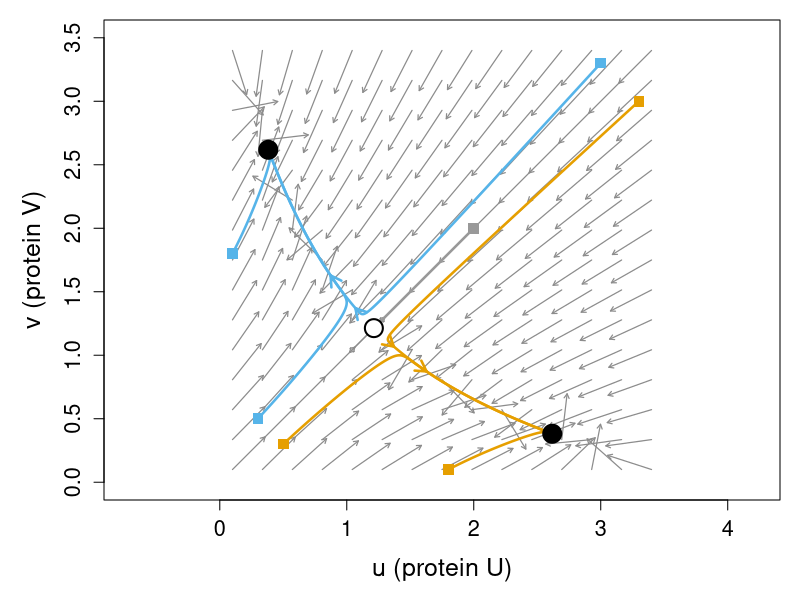
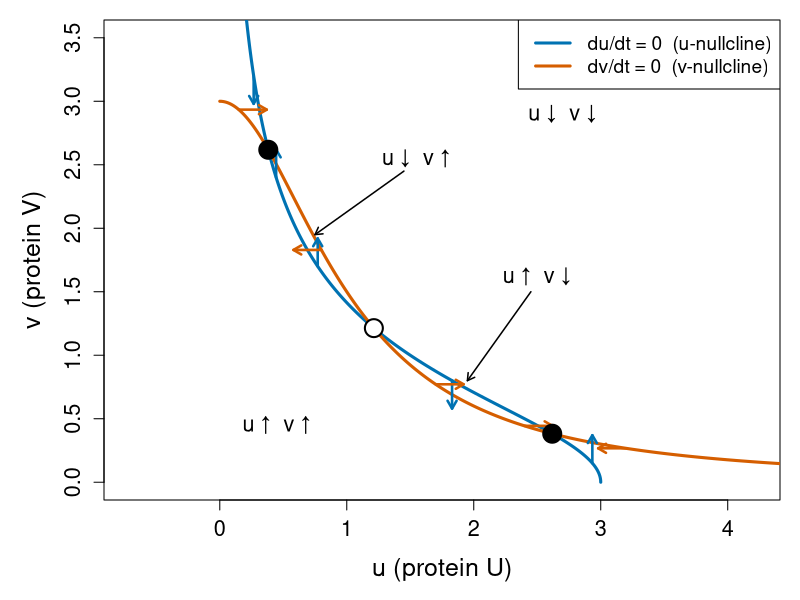
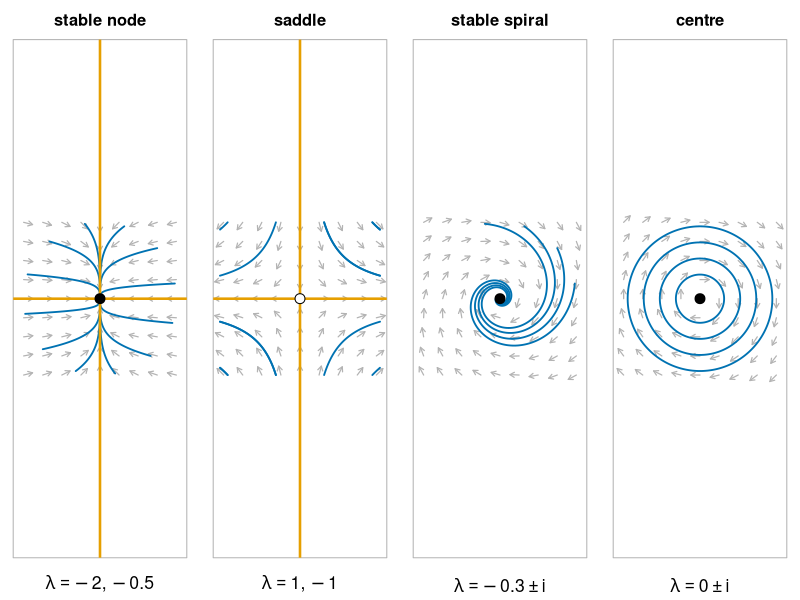
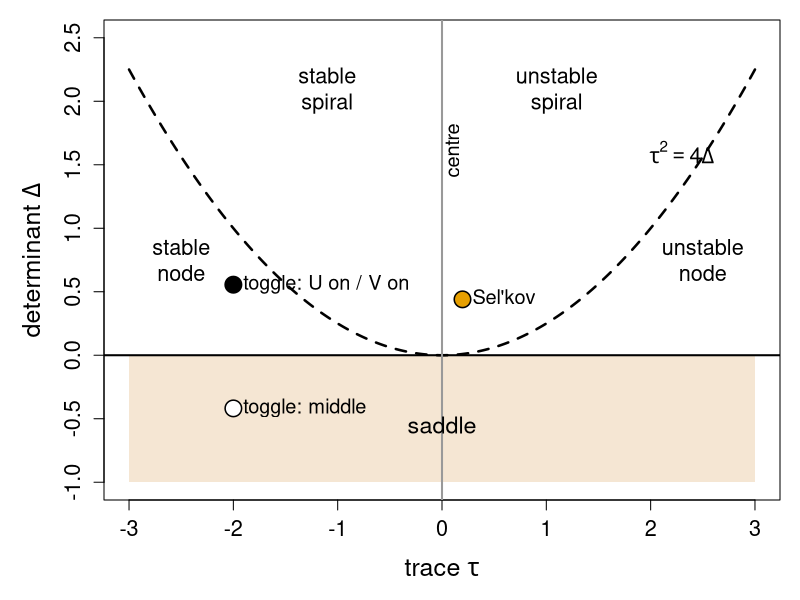
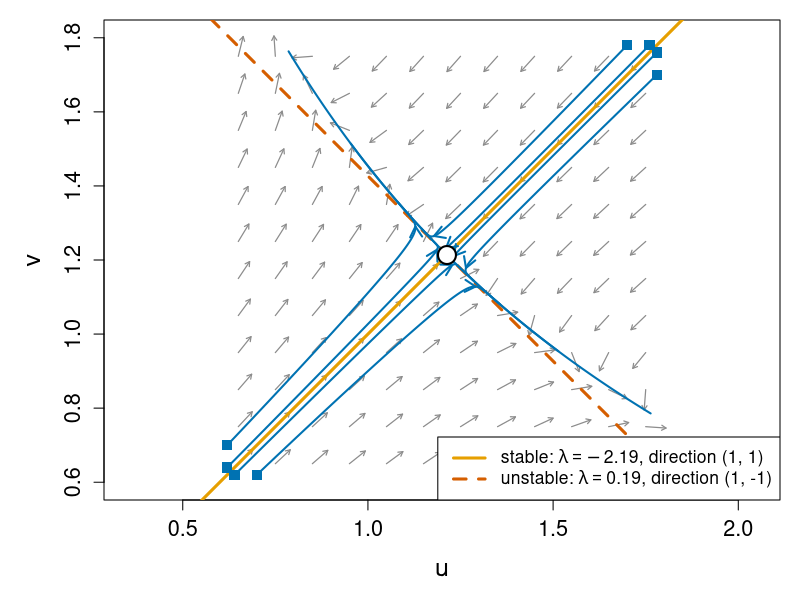
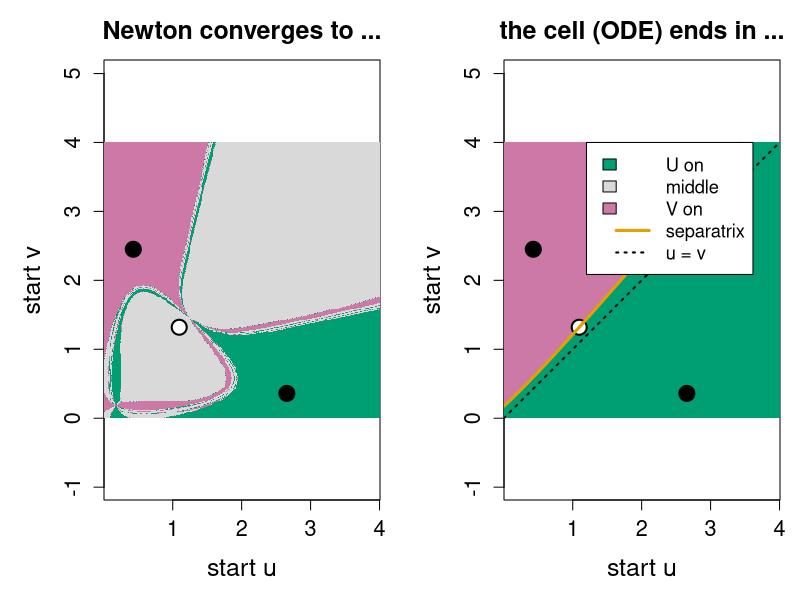
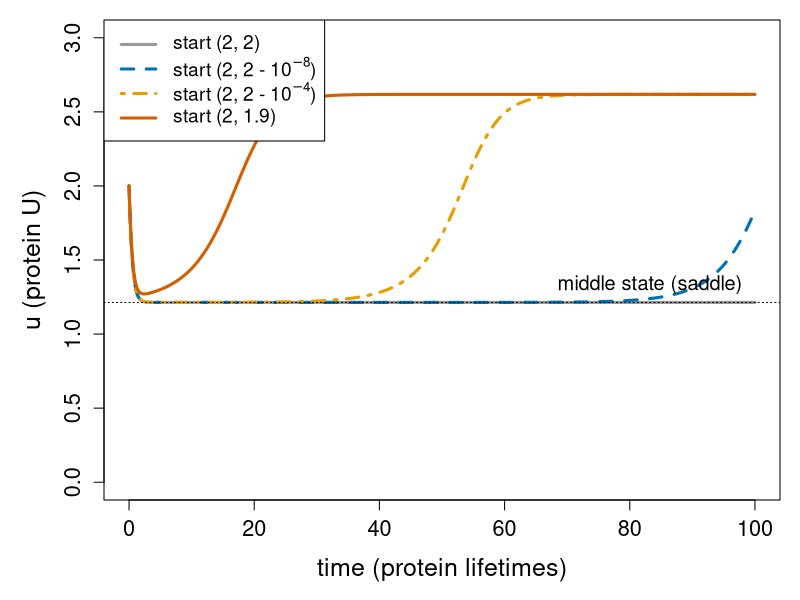
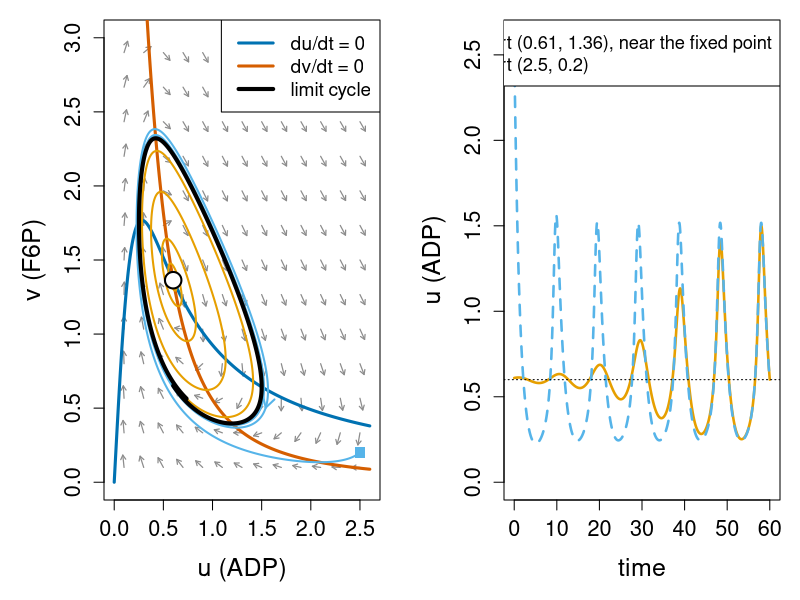

These charts were generated, in order, by the following R code:
# Figures for the phase-plane/ unit ("Equilibria, stability and the phase plane").
#
# Re-run by hand from this folder (it is NOT run by `quarto render`):
#   cd phase-plane && Rscript make-phase-plane-figs.R
#
# Base R graphics only (grDevices::svg) plus deSolve for trajectories.
# Colours are Okabe-Ito (colour-blind safe).
# Running examples:
#   toggle switch  du/dt = alpha/(1+v^2) - u, dv/dt = alpha/(1+u^2) - v, alpha = 3
#                  (defined in newton-systems; steady states (2.618, 0.382),
#                  (1.213, 1.213), (0.382, 2.618))
#   biased toggle  as above with alpha_u = 3, alpha_v = 2.9
#   Sel'kov glycolysis  du/dt = -u + a v + u^2 v, dv/dt = b - a v - u^2 v,
#                  a = 0.08, b = 0.6 (limit cycle)
# Makes:
#   fig01-vector-field.svg   toggle: arrows of the flow, trajectories, steady states
#   fig02-nullclines.svg     toggle: nullclines, flow direction on them and between them
#   fig03-linear-zoo.svg     node, saddle, spiral, centre for linear 2x2 systems
#   fig04-trace-det.svg      the trace-determinant plane with our steady states
#   fig05-saddle.svg         zoom on the middle state: eigenvectors and trajectories
#   fig06-separatrix.svg     biased toggle: Newton basins vs ODE basins + separatrix
#   fig07-saddle-slow.svg    time courses from starts on / near the stable manifold
#   fig08-selkov.svg         Sel'kov: phase plane with limit cycle, and u(t)
#   fig09-bifurcation.svg    toggle: steady states and eigenvalues vs alpha

library(deSolve)

oi <- c(orange = "#E69F00", sky = "#56B4E9", green = "#009E73",
        yellow = "#F0E442", blue = "#0072B2", red = "#D55E00",
        purple = "#CC79A7", grey = "#999999")
big <- function() par(cex.lab = 1.5, cex.axis = 1.3, cex.main = 1.5)

alpha <- 3
tog <- function(t, x, p, au = alpha, av = alpha)
  list(c(au / (1 + x[2]^2) - x[1], av / (1 + x[1]^2) - x[2]))
Jt <- function(x, au = alpha, av = alpha) {
  u <- x[1]; v <- x[2]
  matrix(c(-1, -2 * au * v / (1 + v^2)^2, -2 * av * u / (1 + u^2)^2, -1), 2, byrow = TRUE)
}
x_hi  <- c((3 + sqrt(5)) / 2, (3 - sqrt(5)) / 2)
x_lo  <- rev(x_hi)
x_mid <- rep(uniroot(function(u) u^3 + u - 3, c(0, 3), tol = 1e-15)$root, 2)

# normalised arrows of a vector field f(u, v) -> list(du, dv) on a grid
field <- function(f, ur, vr, nx = 15, len = 0.11, col = "grey55") {
  g <- expand.grid(u = seq(ur[1], ur[2], length.out = nx),
                   v = seq(vr[1], vr[2], length.out = nx))
  d <- f(g$u, g$v); s <- sqrt(d[[1]]^2 + d[[2]]^2); s[s == 0] <- 1
  sc <- len * diff(ur)
  arrows(g$u, g$v, g$u + sc * d[[1]] / s, g$v + sc * d[[2]] / s,
         length = 0.05, col = col, lwd = 1.2)
}
ftog <- function(u, v) list(alpha / (1 + v^2) - u, alpha / (1 + u^2) - v)
nullcl <- function(au = alpha, av = alpha, lwd = 3) {
  s <- seq(0, 5, length.out = 400)
  lines(au / (1 + s^2), s, col = oi["blue"], lwd = lwd)   # du/dt = 0
  lines(s, av / (1 + s^2), col = oi["red"], lwd = lwd)    # dv/dt = 0
}
states <- function(cex = 2.4) {
  points(rbind(x_hi, x_lo), pch = 21, bg = "black", cex = cex, lwd = 2)
  points(x_mid[1], x_mid[2], pch = 21, bg = "white", cex = cex, lwd = 2)
}
traj <- function(func, y0, tmax, col, lwd = 2.5, dt = 0.02, ...) {
  o <- ode(y0, seq(0, tmax, by = dt), func, NULL, ...)
  lines(o[, 2], o[, 3], col = col, lwd = lwd)
  k <- nrow(o) %/% 6
  arrows(o[k, 2], o[k, 3], o[k + 1, 2], o[k + 1, 3], length = 0.12, col = col, lwd = lwd)
  points(y0[1], y0[2], pch = 15, col = col, cex = 1.4)
  invisible(o)
}

## ---- fig01: vector field and trajectories ---------------------------------
svg("fig01-vector-field.svg", width = 7.5, height = 6.5)
par(mar = c(5, 5.2, 1, 1)); big()
plot(NA, xlim = c(0, 3.5), ylim = c(0, 3.5), xlab = "u (protein U)",
     ylab = "v (protein V)", asp = 1)
field(ftog, c(0.1, 3.4), c(0.1, 3.4))
starts <- list(c(0.5, 0.3), c(0.3, 0.5), c(3.3, 3.0), c(3.0, 3.3), c(0.1, 1.8),
               c(1.8, 0.1), c(2.0, 2.0))
cl <- c(oi["orange"], oi["sky"], oi["orange"], oi["sky"], oi["sky"], oi["orange"], oi["grey"])
for (i in seq_along(starts)) traj(tog, starts[[i]], 30, cl[i])
states()
dev.off()

## ---- fig02: nullclines ----------------------------------------------------
svg("fig02-nullclines.svg", width = 7.5, height = 6.5)
par(mar = c(5, 5.2, 1, 1)); big()
plot(NA, xlim = c(0, 3.5), ylim = c(0, 3.5), xlab = "u (protein U)",
     ylab = "v (protein V)", asp = 1)
nullcl()
# on the u-nullcline the flow is vertical, on the v-nullcline horizontal
for (vv in c(0.15, 0.8, 1.7, 2.4, 3.2)) {
  uu <- alpha / (1 + vv^2); d <- sign(alpha / (1 + uu^2) - vv)
  arrows(uu, vv, uu, vv + 0.22 * d, length = 0.09, lwd = 2.5, col = oi["blue"])
}
for (uu in c(0.15, 0.8, 1.7, 2.4, 3.2)) {
  vv <- alpha / (1 + uu^2); d <- sign(alpha / (1 + vv^2) - uu)
  arrows(uu, vv, uu + 0.22 * d, vv, length = 0.09, lwd = 2.5, col = oi["red"])
}
states()
text(0.45, 0.45, "u ↑  v ↑", cex = 1.3)
text(2.7, 2.9, "u ↓  v ↓", cex = 1.3)
# the two thin lenses between the curves
arrows(2.45, 1.5, 1.95, 0.8, length = 0.08, lwd = 1.5)
text(2.5, 1.62, "u \u2191  v \u2193", cex = 1.3)
arrows(1.45, 2.45, 0.75, 1.95, length = 0.08, lwd = 1.5)
text(1.55, 2.55, "u \u2193  v \u2191", cex = 1.3)
legend("topright", c("du/dt = 0  (u-nullcline)", "dv/dt = 0  (v-nullcline)"),
       col = c(oi["blue"], oi["red"]), lwd = 3, cex = 1.15, bg = "white")
dev.off()

## ---- fig03: the zoo of linear systems -------------------------------------
lin <- function(A) function(t, x, p) list(as.vector(A %*% x))
zoo <- list(
  list(A = matrix(c(-2, 0, 0, -0.5), 2), main = "stable node",
       sub = expression(lambda == -2 * "," ~ -0.5)),
  list(A = matrix(c(1, 0, 0, -1), 2), main = "saddle",
       sub = expression(lambda == 1 * "," ~ -1)),
  list(A = matrix(c(-0.3, -1, 1, -0.3), 2), main = "stable spiral",
       sub = expression(lambda == -0.3 %+-% i)),
  list(A = matrix(c(0, -1, 1, 0), 2), main = "centre",
       sub = expression(lambda == 0 %+-% i)))
svg("fig03-linear-zoo.svg", width = 13, height = 3.9)
par(mfrow = c(1, 4), mar = c(3.2, 1, 3, 1)); big()
for (z in zoo) {
  plot(NA, xlim = c(-1, 1), ylim = c(-1, 1), asp = 1, axes = FALSE, xlab = "", ylab = "",
       main = z$main)
  box(col = "grey70"); title(sub = z$sub, line = 1.8, cex.sub = 1.6)
  field(function(u, v) list(z$A[1, 1] * u + z$A[1, 2] * v, z$A[2, 1] * u + z$A[2, 2] * v),
        c(-0.95, 0.95), c(-0.95, 0.95), nx = 9, len = 0.06, col = "grey70")
  ang <- seq(0, 2 * pi, length.out = 13)[-13] + 0.2
  for (k in seq_along(ang)) {
    y0 <- 0.95 * c(cos(ang[k]), sin(ang[k]))
    if (z$main == "saddle") y0 <- c(c(-0.9, -0.3, 0.3, 0.9)[(k - 1) %% 4 + 1], ifelse(k > 6, 0.95, -0.95))
    if (z$main == "centre") y0 <- c(0.1 + 0.2 * k, 0)
    if (z$main %in% c("stable spiral", "centre") && k > 4) next
    o <- ode(y0, seq(0, ifelse(z$main == "centre", 6.3, 12), by = 0.02), lin(z$A), NULL)
    keep <- abs(o[, 2]) <= 1 & abs(o[, 3]) <= 1
    lines(o[keep, 2], o[keep, 3], col = oi["blue"], lwd = 1.8)
  }
  if (z$main %in% c("stable node", "saddle")) {
    abline(h = 0, lwd = 2.5, col = oi["orange"]); abline(v = 0, lwd = 2.5, col = oi["orange"])
  }
  points(0, 0, pch = 21, bg = if (z$main == "saddle") "white" else "black", cex = 2)
}
dev.off()

## ---- fig04: trace-determinant plane -------------------------------------
Jsel <- function(x, a = 0.08) {
  u <- x[1]; v <- x[2]
  matrix(c(-1 + 2 * u * v, a + u^2, -2 * u * v, -(a + u^2)), 2, byrow = TRUE)
}
sel_fp <- c(0.6, 0.6 / (0.08 + 0.36))
svg("fig04-trace-det.svg", width = 8, height = 6)
par(mar = c(5, 5.2, 1, 1)); big()
plot(NA, xlim = c(-3, 3), ylim = c(-1, 2.5), xlab = expression("trace " * tau),
     ylab = expression("determinant " * Delta))
tt <- seq(-3, 3, length.out = 300)
polygon(c(-3, 3, 3, -3), c(-1, -1, 0, 0), col = "#F5E6D3", border = NA)
lines(tt, tt^2 / 4, lwd = 2.5, lty = 2)
abline(h = 0, lwd = 2); abline(v = 0, lwd = 2, col = oi["grey"])
text(0, -0.55, "saddle", cex = 1.4)
text(-2.5, 0.75, "stable\nnode", cex = 1.3)
text(2.5, 0.75, "unstable\nnode", cex = 1.3)
text(-1.1, 2.1, "stable\nspiral", cex = 1.3)
text(1.1, 2.1, "unstable\nspiral", cex = 1.3)
text(0.1, 1.4, "centre", cex = 1.2, srt = 90, adj = 0)
text(2.3, 1.6, expression(tau^2 == 4 * Delta), cex = 1.3)
pt <- function(A, col, lab, pos) {
  p <- c(sum(diag(A)), det(A)); points(p[1], p[2], pch = 21, bg = col, cex = 2.2, lwd = 1.5)
  text(p[1], p[2], lab, pos = pos, cex = 1.2)
}
pt(Jt(x_hi), "black", "toggle: U on / V on", 4)
pt(Jt(x_mid), "white", "toggle: middle", 4)
pt(Jsel(sel_fp), oi["orange"], "Sel'kov", 4)
dev.off()

## ---- fig05: the saddle up close ----------------------------------------
e <- eigen(Jt(x_mid))
svg("fig05-saddle.svg", width = 7, height = 6.5)
par(mar = c(5, 5.2, 1, 1)); big()
plot(NA, xlim = c(0.6, 1.8), ylim = c(0.6, 1.8), xlab = "u", ylab = "v", asp = 1)
field(ftog, c(0.65, 1.75), c(0.65, 1.75), nx = 12, len = 0.05)
abline(a = 0, b = 1, col = oi["orange"], lwd = 3)                         # stable (1, 1)
abline(a = 2 * x_mid[1], b = -1, col = oi["red"], lwd = 3, lty = 2)      # unstable (1, -1)
for (y0 in list(c(0.62, 0.70), c(0.70, 0.62), c(1.78, 1.70), c(1.70, 1.78),
                c(0.62, 0.64), c(0.64, 0.62), c(1.78, 1.76), c(1.76, 1.78)))
  traj(tog, y0, 12, oi["blue"], lwd = 2)
points(x_mid[1], x_mid[2], pch = 21, bg = "white", cex = 2.4, lwd = 2)
legend("bottomright", c(expression("stable: " * lambda == -2.19 * ", direction (1, 1)"),
                        expression("unstable: " * lambda == 0.19 * ", direction (1, -1)")),
       col = c(oi["orange"], oi["red"]), lwd = 3, lty = c(1, 2), cex = 1.05, bg = "white")
dev.off()

## ---- fig06: biased toggle: Newton basins vs ODE basins + separatrix -------
au <- 3; av <- 2.9
F2 <- function(x) tog(0, x, NULL, au, av)[[1]]
newt <- function(x) { for (k in 1:50) x <- x + solve(Jt(x, au, av), -F2(x)); x }
s_hi <- newt(c(3, 0.3)); s_mid <- newt(c(1.1, 1.3)); s_lo <- newt(c(0.4, 2.5))
g <- seq(0.01, 4, length.out = 300)
U <- matrix(rep(g, times = length(g)), length(g)); V <- matrix(rep(g, each = length(g)), length(g))
u <- U; v <- V
for (k in 1:60) {                         # vectorised Newton, Cramer's rule
  f1 <- au / (1 + v^2) - u; f2 <- av / (1 + u^2) - v
  b <- -2 * au * v / (1 + v^2)^2; c <- -2 * av * u / (1 + u^2)^2
  dt <- 1 - b * c
  du <- (f1 + b * f2) / dt; dv <- (c * f1 + f2) / dt
  u <- u + du; v <- v + dv
}
cls <- function(u, v) {
  out <- matrix(4, nrow(u), ncol(u)); ok <- is.finite(u) & is.finite(v)
  out[ok & abs(u - s_hi[1]) + abs(v - s_hi[2]) < 1e-6] <- 1
  out[ok & abs(u - s_mid[1]) + abs(v - s_mid[2]) < 1e-6] <- 2
  out[ok & abs(u - s_lo[1]) + abs(v - s_lo[2]) < 1e-6] <- 3
  out
}
Bn <- cls(u, v)
u <- U; v <- V
rk <- function(u, v) list(au / (1 + v^2) - u, av / (1 + u^2) - v)
h <- 0.05
for (k in 1:2000) {                        # vectorised RK4 to t = 100
  k1 <- rk(u, v); k2 <- rk(u + h / 2 * k1[[1]], v + h / 2 * k1[[2]])
  k3 <- rk(u + h / 2 * k2[[1]], v + h / 2 * k2[[2]]); k4 <- rk(u + h * k3[[1]], v + h * k3[[2]])
  u <- u + h / 6 * (k1[[1]] + 2 * k2[[1]] + 2 * k3[[1]] + k4[[1]])
  v <- v + h / 6 * (k1[[2]] + 2 * k2[[2]] + 2 * k3[[2]] + k4[[2]])
}
Bo <- ifelse(u > v, 1, 3)
es <- eigen(Jt(s_mid, au, av)); vs <- es$vectors[, es$values < 0]
sep <- rbind(ode(s_mid + 1e-6 * vs, seq(0, -7.5, by = -0.005), tog, NULL, au = au, av = av)[, 2:3],
             ode(s_mid - 1e-6 * vs, seq(0, -7.5, by = -0.005), tog, NULL, au = au, av = av)[, 2:3])
cols <- c(oi["green"], "grey85", oi["purple"], "black")
svg("fig06-separatrix.svg", width = 12, height = 5.8)
par(mfrow = c(1, 2), mar = c(5, 5.2, 3, 1)); big()
for (B in list(list(Bn, "Newton converges to ..."), list(Bo, "the cell (ODE) ends in ..."))) {
  image(g, g, B[[1]], col = cols, breaks = 0.5:4.5, xlab = "start u", ylab = "start v",
        main = B[[2]], asp = 1, useRaster = TRUE)
  points(rbind(s_hi, s_lo), pch = 21, bg = "black", cex = 2, lwd = 2)
  points(s_mid[1], s_mid[2], pch = 21, bg = "white", cex = 2, lwd = 2)
}
ord <- order(sep[, 1]); sep <- sep[ord, ]
sep <- sep[sep[, 1] >= 0 & sep[, 1] <= 4 & sep[, 2] >= 0 & sep[, 2] <= 4, ]
lines(sep, lwd = 3, col = oi["orange"])
segments(0, 0, 4, 4, lty = 3, lwd = 2)
legend(1.2, 4, c("U on", "middle", "V on", "separatrix", "u = v"), fill = c(cols[1:3], NA, NA),
       border = c("black", "black", "black", NA, NA), lty = c(NA, NA, NA, 1, 3),
       lwd = c(NA, NA, NA, 3, 2), col = c(NA, NA, NA, oi["orange"], "black"), cex = 1.1, bg = "white")
dev.off()
cat("biased toggle, Newton shares (U on, mid, V on, fail):", round(tabulate(Bn, 4) / length(Bn), 3), "\n")
cat("biased toggle, ODE shares (U on, V on):", round(c(mean(Bo == 1), mean(Bo == 3)), 3), "\n")

## ---- fig07: slow passage near the saddle ----------------------------------
svg("fig07-saddle-slow.svg", width = 9, height = 5.2)
par(mar = c(5, 5.2, 1, 1)); big()
tt <- seq(0, 100, by = 0.05)
plot(NA, xlim = c(0, 100), ylim = c(0, 3), xlab = "time (protein lifetimes)", ylab = "u (protein U)")
eps <- c(0, 1e-8, 1e-4, 1e-1)
lt <- c(1, 2, 4, 1)
cc <- c(oi["grey"], oi["blue"], oi["orange"], oi["red"])
for (i in seq_along(eps)) {
  o <- ode(c(2, 2 - eps[i]), tt, tog, NULL, rtol = 1e-10, atol = 1e-12)
  lines(o[, 1], o[, 2], lwd = 3, col = cc[i], lty = lt[i])
}
abline(h = x_mid[1], lty = 3)
text(98, x_mid[1] + 0.12, "middle state (saddle)", adj = 1, cex = 1.2)
legend("topleft", c("start (2, 2)", expression("start (2, 2 - " * 10^-8 * ")"),
                    expression("start (2, 2 - " * 10^-4 * ")"), "start (2, 1.9)"),
       col = cc, lty = lt, lwd = 3, cex = 1.15, bg = "white")
dev.off()

## ---- fig08: Sel'kov limit cycle -------------------------------------------
a <- 0.08; b <- 0.6
selkov <- function(t, x, p) list(c(-x[1] + a * x[2] + x[1]^2 * x[2], b - a * x[2] - x[1]^2 * x[2]))
fsel <- function(u, v) list(-u + a * v + u^2 * v, b - a * v - u^2 * v)
svg("fig08-selkov.svg", width = 13, height = 5.6)
par(mfrow = c(1, 2), mar = c(5, 5.2, 1, 1)); big()
plot(NA, xlim = c(0, 2.6), ylim = c(0, 3), xlab = "u (ADP)", ylab = "v (F6P)")
field(fsel, c(0.1, 2.5), c(0.1, 2.9), nx = 13, len = 0.035)
s <- seq(0, 2.6, length.out = 400)
lines(s, s / (a + s^2), col = oi["blue"], lwd = 3)
lines(s, b / (a + s^2), col = oi["red"], lwd = 3)
o1 <- traj(selkov, c(0.61, 1.36), 60, oi["orange"], lwd = 2, dt = 0.01)
o2 <- traj(selkov, c(2.5, 0.2), 60, oi["sky"], lwd = 2, dt = 0.01)
lc <- o1[o1[, 1] > 50, ]
lines(lc[, 2], lc[, 3], lwd = 4)
points(b, b / (a + b^2), pch = 21, bg = "white", cex = 2.2, lwd = 2)
legend("topright", c("du/dt = 0", "dv/dt = 0", "limit cycle"), col = c(oi["blue"], oi["red"], "black"),
       lwd = c(3, 3, 4), cex = 1.15, bg = "white")
plot(o1[, 1], o1[, 2], type = "l", lwd = 2.5, col = oi["orange"], xlab = "time",
     ylab = "u (ADP)", ylim = c(0, 2.6))
lines(o2[, 1], o2[, 2], lwd = 2.5, col = oi["sky"], lty = 2)
abline(h = b, lty = 3)
legend("topright", c("start (0.61, 1.36), near the fixed point", "start (2.5, 0.2)"),
       col = c(oi["orange"], oi["sky"]), lty = c(1, 2), lwd = 2.5, cex = 1.1, bg = "white")
dev.off()

## ---- fig09: bifurcation diagram in alpha ---------------------------------
al <- seq(1, 4, length.out = 400)
smid <- sapply(al, function(A) uniroot(function(s) s^3 + s - A, c(0, 3), tol = 1e-13)$root)
gmid <- 2 * smid^2 / (1 + smid^2)                    # off-diagonal size at u = v = s
ab <- al[al >= 2]
uhi <- (ab + sqrt(ab^2 - 4)) / 2; ulo <- (ab - sqrt(ab^2 - 4)) / 2
svg("fig09-bifurcation.svg", width = 13, height = 5.4)
par(mfrow = c(1, 2), mar = c(5, 5.2, 1, 1)); big()
plot(NA, xlim = c(1, 4), ylim = c(0, 3.8), xlab = expression("promoter strength " * alpha),
     ylab = "u at steady state")
lines(al[al <= 2], smid[al <= 2], lwd = 4)
lines(al[al >= 2], smid[al >= 2], lwd = 3, lty = 2)
lines(ab, uhi, lwd = 4, col = oi["green"]); lines(ab, ulo, lwd = 4, col = oi["purple"])
abline(v = 3, lty = 3, col = oi["grey"])
text(3.95, 3.55, "U on", adj = 1, cex = 1.3, col = oi["green"])
text(3.95, 0.05, "V on", adj = 1, cex = 1.3, col = oi["purple"])
text(3.95, 1.6, "middle (unstable)", adj = 1, cex = 1.3)
text(2, 0.5, expression(alpha == 2), cex = 1.3)
legend("topleft", c("stable", "unstable"), lty = c(1, 2), lwd = c(4, 3), cex = 1.2, bg = "white")
plot(NA, xlim = c(1, 4), ylim = c(-0.6, 0.4), xlab = expression("promoter strength " * alpha),
     ylab = expression("largest eigenvalue " * lambda[max]))
abline(h = 0, col = oi["grey"], lwd = 2)
lines(al[al <= 2], -1 + gmid[al <= 2], lwd = 4)
lines(al[al >= 2], -1 + gmid[al >= 2], lwd = 3, lty = 2)
lines(ab, -1 + 2 / ab, lwd = 4, col = oi["green"])
text(3.9, 0.3, "middle", adj = 1, cex = 1.3)
text(3.9, -0.25, "U on / V on: -1 + 2/α", adj = 1, cex = 1.3, col = oi["green"])
text(2.05, -0.55, "bifurcation at α = 2", adj = 0, cex = 1.3)
abline(v = 2, lty = 3)
dev.off()
